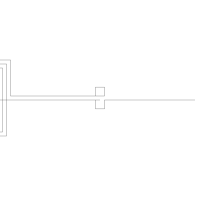

The script that drew this image:
#!/usr/bin/python
import argparse
import drawsvg as draw
from numpy import array, sqrt, pi, log
from math import floor, ceil

ALIGN_BOTTOM = 0
ALIGN_TOP = 1


PIXEL_SCALE = 8.93 # customize it per computer

SIZE_0603_IN_PIXEL = 1.6 * PIXEL_SCALE
SIZE_0402_IN_PIXEL = 1 * PIXEL_SCALE
#
#  Embroidery coil maker, import to inkscape to generate pes file
#**** Size unit is mm and inductance is uH
class CoilMaker:

    ## static function to generate a coil with a transmission line directly
    def GenerateCoil(name, transmission_line_length, inductance, size = 0, reverse = False, intergrated_r = False, intergrated_c = False):
        coilMaker = CoilMaker(inductance * (10 ** -6), size)
        d = draw.Drawing(200, 200, origin='center', displayInline=False)
        p = draw.Path(stroke_width=0.202, stroke='black', fill_opacity ="0")
        coilMaker.makeCoil(p, transmission_line_length, intergrated_r, intergrated_c,
                    reverse) 

        d.append(p)
        d.save_svg(name + ".svg")  # Save to file


    def __init__(self, inductance, size = 0):

        self.inductance = inductance
        self.size = size
        self.line_width = 0.202
        self.spacing = 0.5
        self.relative_permeability = 1  # 相对磁导率，单位长度上的电感
  
        self.minimum_stitch_length = 0.5 
        # self.n_turns = self.calculateNTurns()
        self.n_turns = 6
        print("nTurns:", self.n_turns)
        # self.d_in = self.spacing if self.size == 0 else self.size - (self.spacing + self.line_width) * self.n_turns * 2
        self.d_in = self.spacing
        self.d_out = self.size if self.size > 0 else self.d_in + (self.spacing + self.line_width) * self.n_turns * 2
        print("din:", self.d_in)
        print("dout:", self.d_out)

    ## calculate the number of turns, based on (optional) dout and target inductance.
    def calculateNTurns(self): 
        best_n, l_diff = 0, 100

        if self.size > 0:
            ### binary search to find the  number of turns given the inductance
            min_n = 1
            max_n = 50
            while min_n < max_n:
                n = (min_n + max_n) // 2
                d_in = self.size - (self.spacing + self.line_width) * n * 2
                print("n chosen in binary search: ", n)
                if d_in < 0:
                    max_n = n - 1
                    continue
                d_out = self.size
                l = CoilMaker.getSingleInductance(d_in, d_out, n, self.relative_permeability)
                print("single inductance: ", l)
                if l <= self.inductance:
                    min_n = n + 1
                else:
                    max_n = n - 1
                if abs(l - self.inductance) < l_diff:
                    l_diff = abs(l - self.inductance)
                    best_n = n
        else:
            ### binary search to find the number of turns for the smallest inductor
            min_n = 1
            max_n = 50
            while min_n < max_n:
                n = (min_n + max_n) // 2
                d_in = self.spacing
                d_out = d_in + (self.spacing + self.line_width) * n * 2
                l = CoilMaker.getSingleInductance(d_in, d_out, n, self.relative_permeability)
                if l <= self.inductance:
                    min_n = n + 1
                else:
                    max_n = n - 1
                if abs(l - self.inductance) < l_diff:
                    l_diff = abs(l - self.inductance)
                    best_n = n
        return best_n

    # Stitch Coil and Transmission line
    def makeCoil(self, path, transmission_line_length, integrated_r = False, integrated_c = False, reverse = False):
        
        reverseF = -1 if reverse else 1
        path.M(95, 0)
        coil_location = array([(transmission_line_length)*reverseF*PIXEL_SCALE, 0])
        spacing = array([self.spacing*PIXEL_SCALE, self.spacing*PIXEL_SCALE])
        print("line_width: ", self.line_width * PIXEL_SCALE)
        spacing[0] = 4
        spacing[1] = 4
        print("spacing: ", spacing[0])
        print("width: ", self.line_width * PIXEL_SCALE)
        print("inner: ", self.d_in * PIXEL_SCALE)
        # din = array([self.d_in*PIXEL_SCALE, self.d_in*PIXEL_SCALE]) 
        din = array([40, 40])
        print("coil_location: ", coil_location)
        self.stitchConnectionNode(path, [0, coil_location[1]], ALIGN_BOTTOM)
        if integrated_r:
            smd_r_location = (5*PIXEL_SCALE+SIZE_0603_IN_PIXEL)
            path.L(coil_location[0] - reverseF * smd_r_location, coil_location[1])  
            self.stitchConnectionNode(path, [coil_location[0] - reverseF * smd_r_location, coil_location[1]], ALIGN_BOTTOM)  
            path.L(coil_location[0] - reverseF * (smd_r_location-SIZE_0603_IN_PIXEL), coil_location[1]) 
            self.stitchConnectionNode(path, [coil_location[0] - reverseF * (smd_r_location-SIZE_0603_IN_PIXEL), coil_location[1]], ALIGN_BOTTOM)  
        
        if integrated_c:
            smd_c_location = (1 + PIXEL_SCALE+SIZE_0603_IN_PIXEL)
            path.L(coil_location[0] - reverseF * smd_c_location, coil_location[1])  
            self.stitchConnectionNode(path, [coil_location[0] - reverseF * smd_c_location, coil_location[1]], ALIGN_BOTTOM)  
            path.L(coil_location[0] - reverseF * (smd_c_location-SIZE_0603_IN_PIXEL), coil_location[1]) 
            self.stitchConnectionNode(path, [coil_location[0] - reverseF * (smd_c_location-SIZE_0603_IN_PIXEL), coil_location[1]], ALIGN_BOTTOM)  

        centers = array([coil_location[0] + (self.d_out/2)*reverseF*PIXEL_SCALE, coil_location[1]])
        path.L(centers[0], centers[1])
        self.stitchCoil(path, centers, din, spacing, reverse)
        path.L(0, centers[1] - spacing[1])
        self.stitchConnectionNode(path, [0, centers[1] - spacing[1]], ALIGN_TOP)
        print("single inductance: ", CoilMaker.getSingleInductance(self.d_in, self.d_out, self.n_turns, self.relative_permeability))

    # Stitch Connection Node
    def stitchConnectionNode(self, p, location, alignment = 0): 
 
        self.last_point = location
        size_in_pixel = 1  * PIXEL_SCALE
        if alignment == ALIGN_BOTTOM:
            self.drawStitches(p, location[0] + size_in_pixel/2, location[1])
            print(self.last_point)
            self.drawStitches(p, location[0] + size_in_pixel/2, location[1] + size_in_pixel)
            print(self.last_point)
            self.drawStitches(p, location[0] - size_in_pixel/2, location[1] + size_in_pixel)
            self.drawStitches(p, location[0] - size_in_pixel/2, location[1])
            self.drawStitches(p, location[0], location[1])
        else:
            self.drawStitches(p, location[0] + size_in_pixel/2, location[1])
            self.drawStitches(p, location[0] + size_in_pixel/2, location[1] - size_in_pixel)
            self.drawStitches(p, location[0] - size_in_pixel/2, location[1] - size_in_pixel)
            self.drawStitches(p, location[0] - size_in_pixel/2, location[1])
            self.drawStitches(p, location[0], location[1]) 
        return p

    # Stitch Coil
    def stitchCoil(self, p, centers, din, spacing, reverse = False): 
        next_top_left_corner = array([centers[0]-din[0]/2, centers[1]-din[1]/2])
        next_bot_right_corner = array([centers[0]+din[0]/2, centers[1]+din[0]/2])
        print("top, left corneer: ", next_top_left_corner)
        print("bottom, right corner: ", next_bot_right_corner)
        self.last_point = centers

        for turn in range(0,self.n_turns):
            if reverse:
                self.drawStitches(p, next_top_left_corner[0], self.last_point[1]) #Right to Left
                self.drawStitches(p, next_top_left_corner[0], next_top_left_corner[1]) #Top to Bottom
                self.drawStitches(p, next_bot_right_corner[0], next_top_left_corner[1]) #Left to Right
                if turn == (self.n_turns -1):
                    self.drawStitches(p, next_bot_right_corner[0], centers[1] - spacing[1]) #Bottom to Tio
                else:
                    self.drawStitches(p, next_bot_right_corner[0], next_bot_right_corner[1])#Bottom to Tio
            else:
                self.drawStitches(p, next_bot_right_corner[0], self.last_point[1]) #Left to Right
                self.drawStitches(p, next_bot_right_corner[0], next_top_left_corner[1]) #Top to Bottom
                self.drawStitches(p, next_top_left_corner[0], next_top_left_corner[1]) #Left to Right
                if turn == (self.n_turns -1):
                    self.drawStitches(p, next_top_left_corner[0], centers[1] - spacing[1])#Bottom to Tio
                else:
                    self.drawStitches(p, next_top_left_corner[0], next_bot_right_corner[1]+spacing[1])#Bottom to Tio

            next_top_left_corner -= spacing
            next_bot_right_corner += spacing
        return p


    def drawStitches(self, p, x, y):
        dx = x - self.last_point[0]
        dy = y - self.last_point[1]
        length = sqrt((dx**2) + (dy**2))
        
        stitches = length/(self.minimum_stitch_length* PIXEL_SCALE)
        for i in range(1, floor(stitches)):
            # print(stitches)
            p.L(self.last_point[0] + dx/stitches*i, self.last_point[1] + dy/stitches*i)
        p.L(x, y)
        self.last_point = array([x, y])

    def getSingleInductance(d_in, d_out, n, rp): 
        C1 = 1.27
        C2 = 2.07
        C3 = 0.18
        C4 = 0.13
        N = n
        diaAvg = (10**-3 * (d_in + d_out) / 2)
        permeability = 4*pi*10**(-7) * rp
        fillratio = ( d_out - d_in)/( d_out + d_in)
        L = ((permeability *  N**2 *diaAvg* C1)/2) * (log(C2/fillratio) + C3*fillratio + C4* fillratio**2)
        return L

    def getDoubleInductance(d_in, d_out, n, rp, thickness):
        N = n
        X = thickness
        A = 0.184
        B = -0.525
        C = 1.038
        D = 1.001
        KC = (N**2)/( (A*X**3 + B*X**2 + C*X + D) * ( (1.67*N**2 -5.84*N +65)* 0.64) )
        L12 = CoilMaker.getSingleInductance(d_in, d_out, n, rp)
        Ltot = 2*L12 + 2*KC * L12
        return Ltot



if __name__=="__main__":
    CoilMaker.GenerateCoil("coil_v3_2", 2, 30, 25,reverse= True, intergrated_c= False, intergrated_r=False)


    
